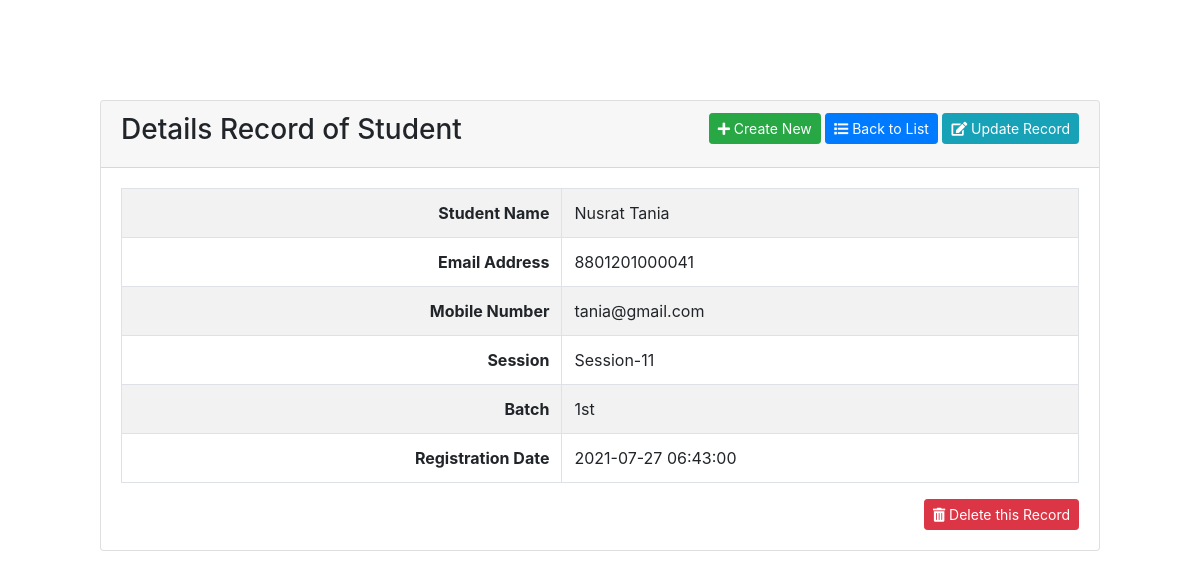
Screenshot of /PHP_Basic_CRUD/details.php?id=41 with the database file from the repository.
### tables this page shows
CREATE TABLE `students` (
  `id` int(10) NOT NULL,
  `student_id` varchar(255) NOT NULL,
  `student_name` varchar(255) NOT NULL,
  `mobile` varchar(100) NOT NULL,
  `email` varchar(200) DEFAULT NULL,
  `session` varchar(100) NOT NULL,
  `batch` varchar(100) NOT NULL,
  `created_by` int(10) DEFAULT NULL,
  `updated_by` int(10) DEFAULT NULL,
  `created_at` timestamp NOT NULL DEFAULT CURRENT_TIMESTAMP,
  `updated_at` timestamp NOT NULL DEFAULT CURRENT_TIMESTAMP
);

### PHP_Basic_CRUD/details.php (the view, shortened to what this page needs)
<?php
require_once "connection.php";
$recordID = $_GET['id'];
if(isset($recordID)) {
    $singleRecordQuery = "SELECT * FROM students WHERE id=$recordID";
    $result = mysqli_query($connection, $singleRecordQuery);
    $row = mysqli_fetch_array($result);
}
?>
<!DOCTYPE html>
<html lang="en">
    <head>
        <?php include "head.php"; ?>
    </head>
    <body>
        <div class="container1">
            <div class="card">
                <div class="card-header">
                    <div class="row">
                        <div class="col-sm-6">
                            <h3 class="pull-left">Details Record of Student</h3>
                        </div>
                        <div class="col-sm-6 text-right">
                            <div class="btn-group" role="group">
                                <a href="create.php" class="btn btn-sm btn-success">
                                    <span class="fas fa-plus"></span>&nbsp;Create New
                                </a>
                            </div>
                            <div class="btn-group" role="group">
                                <a href="index.php" class="btn btn-sm btn-primary">
                                    <span class='fas fa-list'></span>&nbsp;Back to List
                                </a>
                            </div>
                            <div class="btn-group" role="group">
                                <a href="edit.php?id=<?php echo $recordID; ?>" class="btn btn-sm btn-info">
                                    <span class='fas fa-edit'></span>&nbsp;Update Record
                                </a>
                            </div>
                        </div>
                    </div>
                </div>
                <div class="card-body">
                    <div class="row">
                        <div class="col-md-12">
                            <table class='table table-bordered table-striped'>
                                <tbody>
                                <tr>
                                    <td class="font-weight-bold text-right">Student Name</td>
                                    <td><?php echo $row["student_name"] ?></td>
                                </tr>
                                <tr>
                                    <td class="font-weight-bold text-right">Email Address</td>
                                    <td><?php echo $row["mobile"] ?></td>
                                </tr>
                                <tr>
                                    <td class="font-weight-bold text-right">Mobile Number</td>
                                    <td><?php echo $row["email"] ?></td>
                                </tr>
                                <tr>
                                    <td class="font-weight-bold text-right">Session</td>
                                    <td><?php echo $row["session"] ?></td>
                                </tr>
                                <tr>
                                    <td class="font-weight-bold text-right">Batch</td>
                                    <td><?php echo $row["batch"] ?></td>
                                </tr>
                                <tr>
                                    <td class="font-weight-bold text-right">Registration Date</td>
                                    <td><?php echo $row["created_at"] ?></td>
                                </tr>
                                </tbody>
                            </table>
                        </div>
                    </div>
                    <div class="row">
                        <div class="col-md-12 text-right">
                            <a href="delete.php?id=<?php echo $row['id']; ?>" class="btn btn-sm btn-danger pull-right delete">
                                <span class='fas fa-trash-alt'></span>&nbsp;Delete this Record
                            </a>
                        </div>
                    </div>
                </div>
            </div>
        </div>
    </body>
</html>

### PHP_Basic_CRUD/details.php (style rules this page uses)
.container1 { padding: 100px; }

### rows the page displays
students: student_name "Nusrat Tania", mobile "8801201000041", email "tania@gmail.com", session "Session-11", batch "1st", created_at "2021-07-27 06:43:00"
